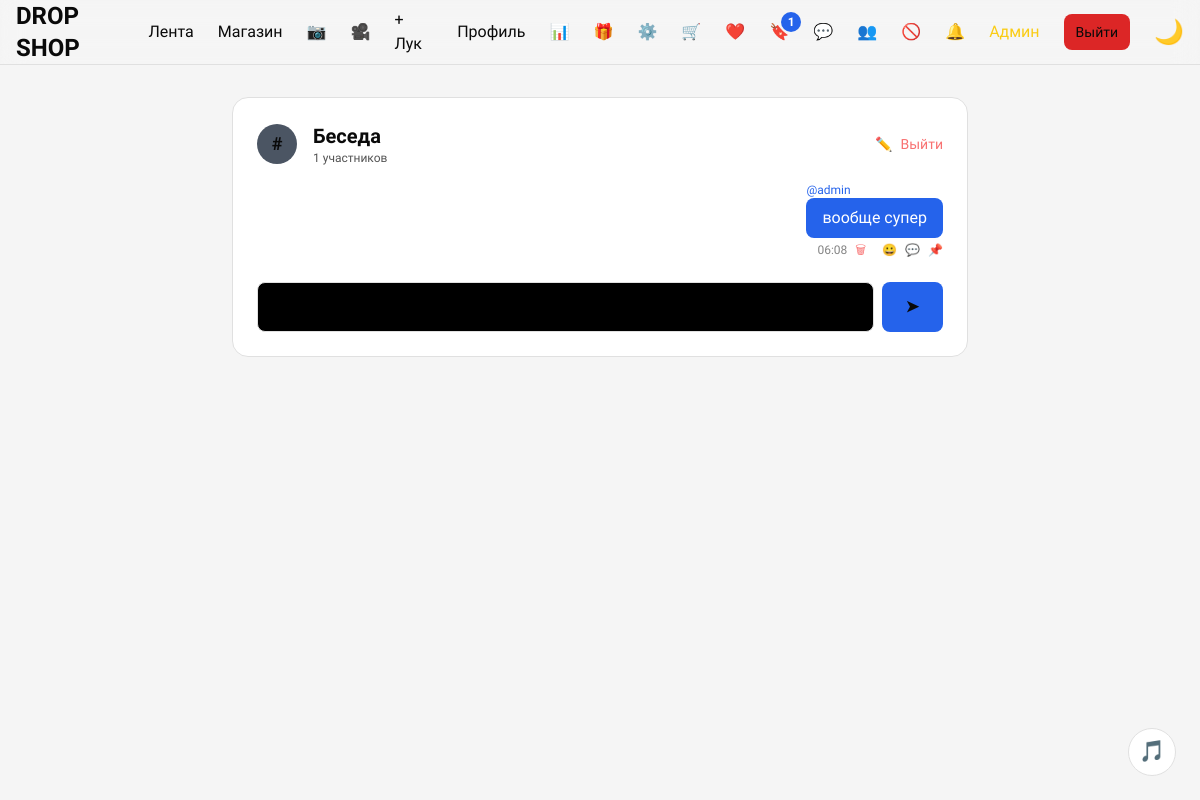
Page /conversation/1 (signed in) on the committed database.
### tables this page shows
CREATE TABLE conversations (
            id INTEGER PRIMARY KEY AUTOINCREMENT,
            name TEXT,
            avatar_url TEXT,
            admin_id INTEGER,
            created_at TIMESTAMP DEFAULT CURRENT_TIMESTAMP
        );

CREATE TABLE conversation_messages (
            id INTEGER PRIMARY KEY AUTOINCREMENT,
            conversation_id INTEGER NOT NULL,
            user_id INTEGER NOT NULL,
            content TEXT NOT NULL,
            quoted_msg_id INTEGER,
            is_read INTEGER DEFAULT 0,
            created_at TIMESTAMP DEFAULT CURRENT_TIMESTAMP
        );

CREATE TABLE users (
            id INTEGER PRIMARY KEY AUTOINCREMENT,
            username TEXT UNIQUE NOT NULL,
            password_hash TEXT NOT NULL,
            avatar_url TEXT,
            points INTEGER DEFAULT 0,
            role TEXT DEFAULT 'user',
            referral_code TEXT UNIQUE,
            referred_by INTEGER,
            last_seen TIMESTAMP,
            created_at TIMESTAMP DEFAULT CURRENT_TIMESTAMP
        );

### app.py (the view)
@app.route('/conversation/<int:conv_id>', methods=['GET', 'POST'])
def conversation(conv_id):
    if 'user_id' not in session:
        return redirect('/login')
    conn = get_db()
    if request.method == 'POST':
        content = request.form['content']
        quoted_id = request.form.get('quoted_msg_id', type=int)
        conn.execute("INSERT INTO conversation_messages (conversation_id, user_id, content, quoted_msg_id) VALUES (?, ?, ?, ?)",
                     (conv_id, session['user_id'], content, quoted_id))
        conn.commit()
    conv = conn.execute("SELECT * FROM conversations WHERE id=?", (conv_id,)).fetchone()
    if not conv:
        conn.close()
        return "Беседа не найдена", 404
    participants = conn.execute("""
        SELECT u.* FROM conversation_participants cp
        JOIN users u ON cp.user_id = u.id
        WHERE cp.conversation_id=?
    """, (conv_id,)).fetchall()
    msgs = conn.execute("""
        SELECT cm.*, u.username, u.avatar_url,
               (SELECT GROUP_CONCAT(reaction || ' ' || cnt, ', ') FROM (SELECT reaction, COUNT(*) as cnt FROM message_reactions WHERE message_id=cm.id GROUP BY reaction)) as reactions
        FROM conversation_messages cm
        JOIN users u ON cm.user_id = u.id
        WHERE cm.conversation_id=?
        ORDER BY cm.created_at
    """, (conv_id,)).fetchall()
    quoted_ids = [m['quoted_msg_id'] for m in msgs if m['quoted_msg_id']]
    quoted_msgs = {}
    if quoted_ids:
        quoted_msgs_raw = conn.execute("SELECT * FROM conversation_messages WHERE id IN ({})".format(','.join('?'*len(quoted_ids))), quoted_ids).fetchall()
        quoted_msgs = {m['id']: m for m in quoted_msgs_raw}
    pinned = conn.execute("""
        SELECT pm.*, cm.content, u.username
        FROM pinned_messages pm
        JOIN conversation_messages cm ON pm.message_id = cm.id
        JOIN users u ON cm.user_id = u.id
        WHERE pm.conversation_id=?
    """, (conv_id,)).fetchall()
    conn.close()
    return render_template('conversation.html', conv=conv, participants=participants, msgs=msgs, quoted_msgs=quoted_msgs, pinned=pinned)

### app.py (called while the page is built)
@app.context_processor
def inject_notification_count():
    if 'user_id' in session:
        conn = get_db()
        count = conn.execute("SELECT COUNT(*) FROM notifications WHERE user_id=? AND is_read=0",
                             (session['user_id'],)).fetchone()[0]
        conn.close()
        return {'unread_notifications': count}
    return {'unread_notifications': 0}

@app.context_processor
def inject_cart_count():
    if 'user_id' in session:
        conn = get_db()
        count = conn.execute("SELECT COUNT(*) FROM cart_items WHERE user_id=?",
                             (session['user_id'],)).fetchone()[0]
        conn.close()
        return {'cart_count': count}
    return {'cart_count': 0}

@app.context_processor
def inject_wishlist_count():
    if 'user_id' in session:
        conn = get_db()
        count = conn.execute("SELECT COUNT(*) FROM wishlist WHERE user_id=?",
                             (session['user_id'],)).fetchone()[0]
        conn.close()
        return {'wishlist_count': count}
    return {'wishlist_count': 0}

@app.context_processor
def inject_bookmarks_count():
    if 'user_id' in session:
        conn = get_db()
        count = conn.execute("SELECT COUNT(*) FROM post_bookmarks WHERE user_id=?",
                             (session['user_id'],)).fetchone()[0]
        conn.close()
        return {'bookmarks_count': count}
    return {'bookmarks_count': 0}

### templates/conversation.html (shortened to what this page needs)
{% extends "base.html" %}
{% block content %}
<div class="max-w-3xl mx-auto px-4 py-8">
    <div class="card-hover rounded-2xl p-6" style="background: var(--card-bg); border: 1px solid var(--border);">
        <div class="flex items-center justify-between mb-4">
            <div class="flex items-center gap-4">
                {% if conv.avatar_url %}
                <img src="{{ conv.avatar_url }}" class="w-10 h-10 rounded-full object-cover">
                {% else %}
                <div class="w-10 h-10 bg-gray-600 rounded-full flex items-center justify-center text-lg font-bold">#</div>
                {% endif %}
                <div>
                    <h2 class="font-bold text-xl">{{ conv.name or 'Беседа' }}</h2>
                    <p class="text-xs opacity-70">{{ participants|length }} участников</p>
                </div>
            </div>
            <div class="flex gap-2">
                {% if session.user_id == conv.admin_id %}
                <button onclick="document.getElementById('edit-conv-modal').classList.remove('hidden')" class="text-sm text-[var(--accent)]">✏️</button>
                {% endif %}
                <a href="/conversation/{{ conv.id }}/leave" class="text-sm text-red-400" onclick="return confirm('Покинуть беседу?')">Выйти</a>
            </div>
        </div>
        <div class="space-y-3 mb-6 max-h-96 overflow-y-auto" id="conv-messages">
            {% for msg in msgs %}
            {% set quoted = quoted_msgs.get(msg.quoted_msg_id) if msg.quoted_msg_id else None %}
            <div class="flex {% if msg.user_id == session.user_id %}justify-end{% else %}justify-start{% endif %}">
                <div class="max-w-[75%]">
                    <p class="text-xs text-[var(--accent)]">@{{ msg.username }}</p>
                    <div class="{% if msg.user_id == session.user_id %}bg-[var(--accent)] text-white{% else %}bg-black/20{% endif %} rounded-lg px-4 py-2">
                        {{ msg.content }}
                    </div>
                    <div class="flex items-center gap-2 text-xs mt-1 {% if msg.user_id == session.user_id %}justify-end{% endif %}">
                        <span class="opacity-50">{{ msg.created_at[11:16] }}</span>
                        {% if msg.user_id == session.user_id %}
                            <a href="/conversation/{{ conv.id }}/delete/{{ msg.id }}" class="text-red-400">🗑</a>
                        {% endif %}
                        <span class="cursor-pointer" onclick="showReactionPicker({{ msg.id }})">😀</span>
                        <span class="cursor-pointer" onclick="quoteMessage({{ msg.id }}, '{{ msg.content[:30] }}')">💬</span>
                        {% if session.user_id == conv.admin_id %}
                        <a href="/conversation/{{ conv.id }}/pin/{{ msg.id }}" class="text-gray-400">📌</a>
                        {% endif %}
                    </div>
                </div>
            </div>
            {% endfor %}
        </div>
        <form method="POST" class="flex gap-2" id="conv-form">
            <input type="text" name="content" required class="flex-1 bg-black border border-[var(--border)] rounded-lg px-4 py-3">
            <button type="submit" class="bg-[var(--accent)] px-6 rounded-lg font-bold">➤</button>
        </form>
    </div>
</div>
{% endblock %}

### templates/base.html (style rules this page uses)
:root { --bg: #0a0a0a; --text: #ffffff; --accent: #3B82F6; --card-bg: #111111; --border: #2a2a2a; }
[data-theme="light"] { --bg: #f5f5f5; --text: #0a0a0a; --accent: #2563EB; --card-bg: #ffffff; --border: #e0e0e0; }
body { font-family: 'Unbounded', sans-serif; background: var(--bg); color: var(--text); transition: background 0.4s, color 0.4s; padding-bottom: 80px; }
@media (min-width: 768px) { body { padding-bottom: 0; } }
.card-hover { transition: all 0.4s cubic-bezier(0.23, 1, 0.32, 1); transform-style: preserve-3d; perspective: 1000px; background: var(--card-bg); border: 1px solid var(--border); }

### rows in the picture
conversations: name "Беседа"
conversation_messages: username "admin", content "вообще супер", created_at "06:08"

### other values in the picture
{{ bookmarks_count }} "1"
{{ participants|length }} "1"
